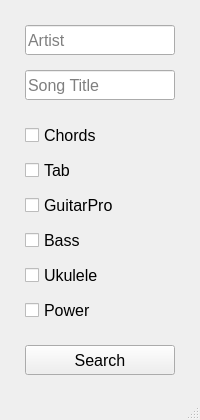
<?xml version="1.0" encoding="UTF-8"?>
<ui version="4.0">
 <class>MainWindow</class>
 <widget class="QMainWindow" name="MainWindow">
  <property name="geometry">
   <rect>
    <x>0</x>
    <y>0</y>
    <width>200</width>
    <height>420</height>
   </rect>
  </property>
  <property name="sizePolicy">
   <sizepolicy hsizetype="Fixed" vsizetype="Fixed">
    <horstretch>0</horstretch>
    <verstretch>0</verstretch>
   </sizepolicy>
  </property>
  <property name="minimumSize">
   <size>
    <width>200</width>
    <height>420</height>
   </size>
  </property>
  <property name="maximumSize">
   <size>
    <width>200</width>
    <height>420</height>
   </size>
  </property>
  <property name="font">
   <font>
    <pointsize>12</pointsize>
   </font>
  </property>
  <property name="windowTitle">
   <string>MainWindow</string>
  </property>
  <property name="tabShape">
   <enum>QTabWidget::Rounded</enum>
  </property>
  <widget class="QWidget" name="centralwidget">
   <widget class="QLineEdit" name="lineEdit">
    <property name="geometry">
     <rect>
      <x>25</x>
      <y>25</y>
      <width>150</width>
      <height>30</height>
     </rect>
    </property>
    <property name="font">
     <font>
      <pointsize>12</pointsize>
     </font>
    </property>
    <property name="autoFillBackground">
     <bool>false</bool>
    </property>
    <property name="text">
     <string/>
    </property>
    <property name="placeholderText">
     <string>Artist</string>
    </property>
   </widget>
   <widget class="QLineEdit" name="lineEdit_2">
    <property name="geometry">
     <rect>
      <x>25</x>
      <y>70</y>
      <width>150</width>
      <height>30</height>
     </rect>
    </property>
    <property name="font">
     <font>
      <pointsize>12</pointsize>
     </font>
    </property>
    <property name="placeholderText">
     <string>Song Title</string>
    </property>
   </widget>
   <widget class="QCheckBox" name="checkBox">
    <property name="geometry">
     <rect>
      <x>25</x>
      <y>125</y>
      <width>150</width>
      <height>20</height>
     </rect>
    </property>
    <property name="font">
     <font>
      <pointsize>12</pointsize>
     </font>
    </property>
    <property name="text">
     <string>Chords</string>
    </property>
   </widget>
   <widget class="QCheckBox" name="checkBox_2">
    <property name="geometry">
     <rect>
      <x>25</x>
      <y>160</y>
      <width>150</width>
      <height>20</height>
     </rect>
    </property>
    <property name="font">
     <font>
      <pointsize>12</pointsize>
     </font>
    </property>
    <property name="text">
     <string>Tab</string>
    </property>
   </widget>
   <widget class="QCheckBox" name="checkBox_3">
    <property name="geometry">
     <rect>
      <x>25</x>
      <y>195</y>
      <width>150</width>
      <height>20</height>
     </rect>
    </property>
    <property name="font">
     <font>
      <pointsize>12</pointsize>
     </font>
    </property>
    <property name="text">
     <string>GuitarPro</string>
    </property>
   </widget>
   <widget class="QPushButton" name="pushButton">
    <property name="geometry">
     <rect>
      <x>25</x>
      <y>345</y>
      <width>150</width>
      <height>30</height>
     </rect>
    </property>
    <property name="font">
     <font>
      <pointsize>12</pointsize>
     </font>
    </property>
    <property name="text">
     <string>Search</string>
    </property>
    <property name="icon">
     <iconset theme="search"/>
    </property>
   </widget>
   <widget class="QCheckBox" name="checkBox_4">
    <property name="geometry">
     <rect>
      <x>25</x>
      <y>230</y>
      <width>150</width>
      <height>20</height>
     </rect>
    </property>
    <property name="font">
     <font>
      <pointsize>12</pointsize>
     </font>
    </property>
    <property name="text">
     <string>Bass</string>
    </property>
   </widget>
   <widget class="QCheckBox" name="checkBox_5">
    <property name="geometry">
     <rect>
      <x>25</x>
      <y>265</y>
      <width>150</width>
      <height>20</height>
     </rect>
    </property>
    <property name="font">
     <font>
      <pointsize>12</pointsize>
     </font>
    </property>
    <property name="text">
     <string>Ukulele</string>
    </property>
   </widget>
   <widget class="QCheckBox" name="checkBox_6">
    <property name="geometry">
     <rect>
      <x>25</x>
      <y>300</y>
      <width>150</width>
      <height>20</height>
     </rect>
    </property>
    <property name="font">
     <font>
      <pointsize>12</pointsize>
     </font>
    </property>
    <property name="text">
     <string>Power</string>
    </property>
   </widget>
  </widget>
  <widget class="QMenuBar" name="menubar">
   <property name="geometry">
    <rect>
     <x>0</x>
     <y>0</y>
     <width>200</width>
     <height>27</height>
    </rect>
   </property>
  </widget>
  <widget class="QStatusBar" name="statusbar"/>
 </widget>
 <resources/>
 <connections/>
</ui>
